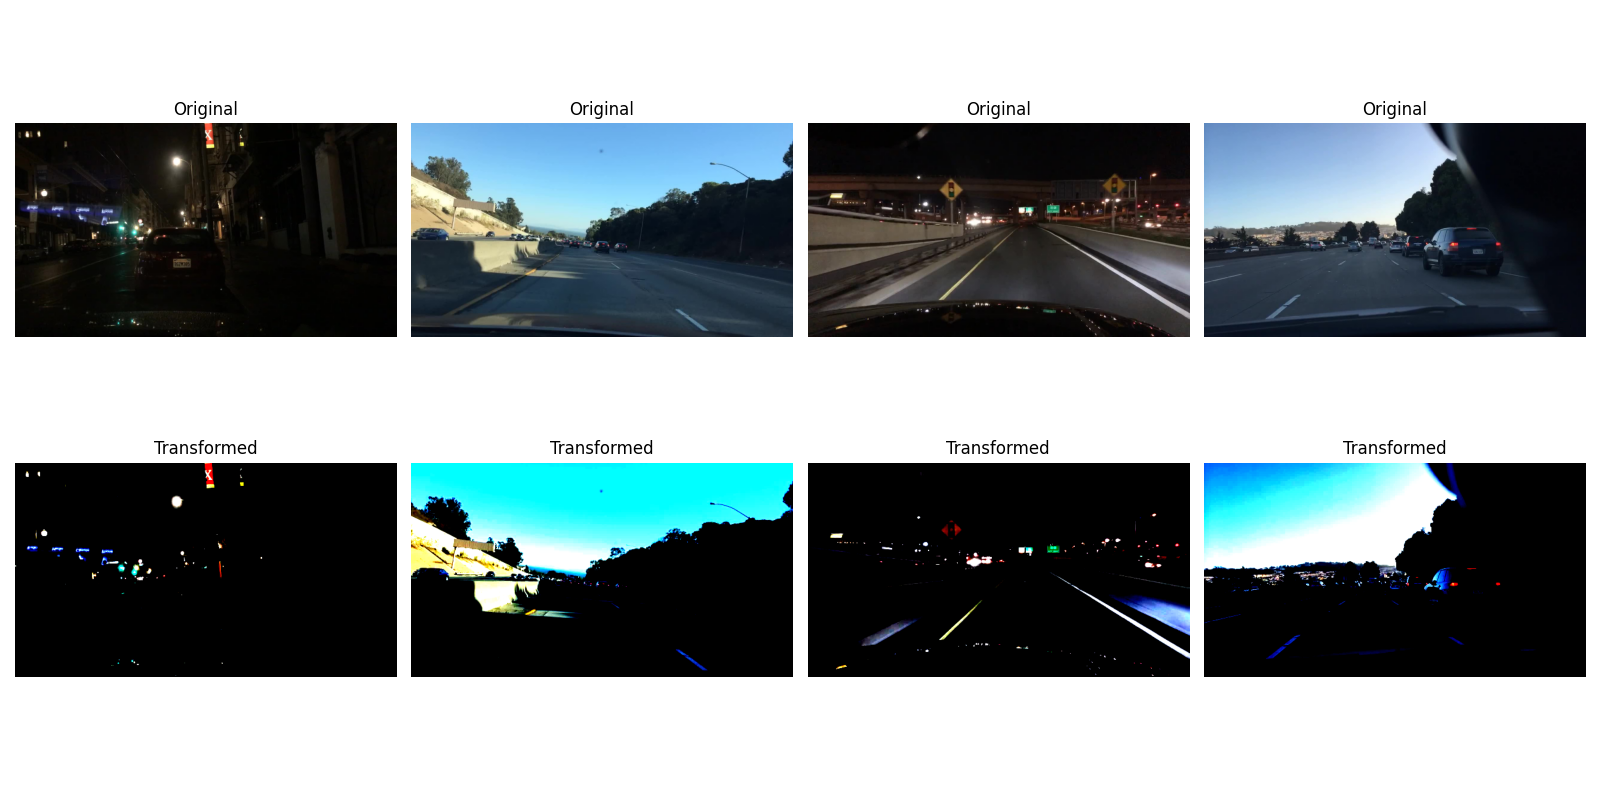

This chart was generated by the following Python code:
from dataset import BDD100KDataset
from transforms import train_transform, val_transform
import matplotlib.pyplot as plt
import torch
import random
import numpy as np

def denormalize(img, mean, std):
    # img: H x W x C, float
    img = img.copy()
    img = img * std + mean # reverse normalization
    img = np.clip(img, 0, 1) # clip to valid range for display
    return img

images_train = "BDD100K Dataset/bdd100k_images_100k/100k/train"
images_labels = "BDD100K Dataset/bdd100k_labels/100k/train"

# Original dataset (no transforms)
bdd100k_dataset_orig = BDD100KDataset(images_dir=images_train, labels_dir=images_labels, transform=None)
# Dataset with transforms
#bdd100k_dataset_trans = BDD100KDataset(images_dir=images_train, labels_dir=images_labels, transform=train_transform)
bdd100k_dataset_trans = BDD100KDataset(images_dir=images_train, labels_dir=images_labels, transform=val_transform)

# Number of images to show
num_images = 4
dataset_size = len(bdd100k_dataset_orig)

if dataset_size == 0:
    raise RuntimeError("Dataset is empty - check dataset path on server")

# Randomly sample 4 unique indices
indices = random.sample(range(dataset_size), num_images)

fig, axes = plt.subplots(nrows=2, ncols=num_images, figsize=(4*num_images, 8))

for i, idx in enumerate(indices):
    # Original
    image_orig, target_orig = bdd100k_dataset_orig[idx]
    if isinstance(image_orig, torch.Tensor):
        image_orig = image_orig.permute(1, 2, 0).numpy()

    # Transformed
    image_trans, target_trans = bdd100k_dataset_trans[idx]
    if isinstance(image_trans, torch.Tensor):
        image_trans = image_trans.permute(1, 2, 0).numpy()

    # Plot original
    axes[0, i].imshow(image_orig)
    axes[0, i].set_title("Original")
    axes[0, i].axis("off")

    # Plot transformed
    image_display = denormalize(image_trans, mean=np.array([0.485, 0.456, 0.406]), std=np.array([0.229, 0.224, 0.225]))
    #axes[1, i].imshow(image_display)
    axes[1, i].imshow(image_trans)
    axes[1, i].set_title("Transformed")
    axes[1, i].axis("off")

plt.tight_layout()
plt.savefig("visualization_test.png")
print("Plot saved at visualization_test.png")
